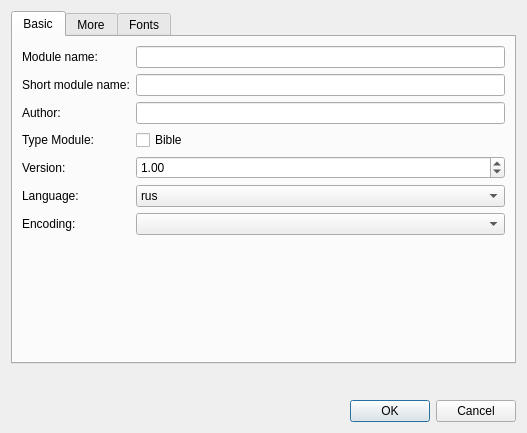
<?xml version="1.0" encoding="UTF-8"?>
<ui version="4.0">
 <class>ProjectProperty</class>
 <widget class="QDialog" name="ProjectProperty">
  <property name="windowModality">
   <enum>Qt::WindowModal</enum>
  </property>
  <property name="geometry">
   <rect>
    <x>0</x>
    <y>0</y>
    <width>527</width>
    <height>433</height>
   </rect>
  </property>
  <property name="windowTitle">
   <string>Project property</string>
  </property>
  <layout class="QGridLayout" name="gridLayout_2">
   <item row="0" column="0" colspan="2">
    <widget class="QTabWidget" name="tabWidget">
     <property name="currentIndex">
      <number>0</number>
     </property>
     <widget class="QWidget" name="tabBasic">
      <attribute name="title">
       <string>Basic</string>
      </attribute>
      <layout class="QGridLayout" name="gridLayout_3">
       <item row="0" column="0">
        <widget class="QLabel" name="sModuleName">
         <property name="text">
          <string>Module name:</string>
         </property>
        </widget>
       </item>
       <item row="0" column="2">
        <widget class="QLineEdit" name="LEBibleName"/>
       </item>
       <item row="1" column="0" colspan="2">
        <widget class="QLabel" name="sShortName">
         <property name="text">
          <string>Short module name:</string>
         </property>
        </widget>
       </item>
       <item row="1" column="2">
        <widget class="QLineEdit" name="LEBibleShortName">
         <property name="maxLength">
          <number>15</number>
         </property>
        </widget>
       </item>
       <item row="2" column="0">
        <widget class="QLabel" name="sAuthor">
         <property name="text">
          <string>Author:</string>
         </property>
        </widget>
       </item>
       <item row="2" column="2">
        <widget class="QLineEdit" name="LECopyright"/>
       </item>
       <item row="3" column="0">
        <widget class="QLabel" name="sTypeModule">
         <property name="text">
          <string>Type Module:</string>
         </property>
        </widget>
       </item>
       <item row="3" column="2">
        <widget class="QCheckBox" name="cbmoduleType">
         <property name="enabled">
          <bool>true</bool>
         </property>
         <property name="layoutDirection">
          <enum>Qt::LeftToRight</enum>
         </property>
         <property name="text">
          <string>Bible</string>
         </property>
         <property name="checked">
          <bool>false</bool>
         </property>
        </widget>
       </item>
       <item row="4" column="0">
        <widget class="QLabel" name="sVersion">
         <property name="text">
          <string>Version:</string>
         </property>
        </widget>
       </item>
       <item row="4" column="2">
        <widget class="QDoubleSpinBox" name="doubleSpinBoxVersion">
         <property name="maximum">
          <double>150.000000000000000</double>
         </property>
         <property name="value">
          <double>1.000000000000000</double>
         </property>
        </widget>
       </item>
       <item row="5" column="0">
        <widget class="QLabel" name="sLanguage">
         <property name="text">
          <string>Language:</string>
         </property>
        </widget>
       </item>
       <item row="5" column="2">
        <widget class="QComboBox" name="comBLanguage">
         <item>
          <property name="text">
           <string>rus</string>
          </property>
         </item>
         <item>
          <property name="text">
           <string>eng</string>
          </property>
         </item>
         <item>
          <property name="text">
           <string>ukr</string>
          </property>
         </item>
        </widget>
       </item>
       <item row="6" column="0">
        <widget class="QLabel" name="sEncoding">
         <property name="text">
          <string>Encoding:</string>
         </property>
        </widget>
       </item>
       <item row="6" column="2">
        <widget class="QComboBox" name="comBEncoding"/>
       </item>
       <item row="7" column="1">
        <spacer name="verticalSpacer">
         <property name="orientation">
          <enum>Qt::Vertical</enum>
         </property>
         <property name="sizeHint" stdset="0">
          <size>
           <width>20</width>
           <height>110</height>
          </size>
         </property>
        </spacer>
       </item>
      </layout>
     </widget>
     <widget class="QWidget" name="tabMore">
      <attribute name="title">
       <string>More</string>
      </attribute>
      <layout class="QGridLayout" name="gridLayout">
       <item row="0" column="0">
        <widget class="QLabel" name="label">
         <property name="text">
          <string>In module:</string>
         </property>
        </widget>
       </item>
       <item row="0" column="1">
        <widget class="QCheckBox" name="cbOldTestament">
         <property name="text">
          <string>Old Testament</string>
         </property>
        </widget>
       </item>
       <item row="1" column="1">
        <widget class="QCheckBox" name="cbNewTestament">
         <property name="text">
          <string>New Testament</string>
         </property>
        </widget>
       </item>
       <item row="2" column="1">
        <widget class="QCheckBox" name="cbApocrypha">
         <property name="text">
          <string>Apocrypha</string>
         </property>
        </widget>
       </item>
       <item row="3" column="1">
        <widget class="QCheckBox" name="cbChapterZero">
         <property name="text">
          <string>Chapter zero</string>
         </property>
        </widget>
       </item>
       <item row="4" column="1">
        <layout class="QHBoxLayout" name="horizontalLayout_3">
         <item>
          <widget class="QCheckBox" name="cbStrongNumber">
           <property name="layoutDirection">
            <enum>Qt::LeftToRight</enum>
           </property>
           <property name="text">
            <string>Strong numbers</string>
           </property>
          </widget>
         </item>
         <item>
          <layout class="QHBoxLayout" name="horizontalLayout">
           <item>
            <widget class="QLineEdit" name="LEStrongDir"/>
           </item>
           <item>
            <widget class="QPushButton" name="pushButtonStrongDir">
             <property name="text">
              <string/>
             </property>
            </widget>
           </item>
          </layout>
         </item>
        </layout>
       </item>
       <item row="5" column="1">
        <layout class="QHBoxLayout" name="horizontalLayout_4">
         <item>
          <widget class="QCheckBox" name="cbSound">
           <property name="text">
            <string>Sound</string>
           </property>
          </widget>
         </item>
         <item>
          <layout class="QHBoxLayout" name="horizontalLayout_2">
           <item>
            <widget class="QLineEdit" name="LESoundDir"/>
           </item>
           <item>
            <widget class="QPushButton" name="pushButtonSoundDir">
             <property name="text">
              <string/>
             </property>
            </widget>
           </item>
          </layout>
         </item>
        </layout>
       </item>
       <item row="6" column="1">
        <widget class="QCheckBox" name="cbNoForcedLineBreaks">
         <property name="text">
          <string>Noforced line breaks</string>
         </property>
        </widget>
       </item>
       <item row="7" column="0" colspan="2">
        <widget class="QSplitter" name="splitter_7">
         <property name="orientation">
          <enum>Qt::Vertical</enum>
         </property>
         <widget class="QSplitter" name="splitter_6">
          <property name="orientation">
           <enum>Qt::Horizontal</enum>
          </property>
          <widget class="QCheckBox" name="cbUseChapterHead">
           <property name="layoutDirection">
            <enum>Qt::LeftToRight</enum>
           </property>
           <property name="text">
            <string>Use chapter head</string>
           </property>
          </widget>
          <widget class="QCheckBox" name="cbUseRightAlignment">
           <property name="text">
            <string>Use right alignment</string>
           </property>
          </widget>
         </widget>
         <widget class="QCheckBox" name="cbEnglishPsalms">
          <property name="layoutDirection">
           <enum>Qt::LeftToRight</enum>
          </property>
          <property name="text">
           <string>English Psalms</string>
          </property>
         </widget>
        </widget>
       </item>
       <item row="8" column="0">
        <widget class="QLabel" name="sCategories">
         <property name="text">
          <string>Categories:</string>
         </property>
        </widget>
       </item>
       <item row="8" column="1">
        <widget class="QLineEdit" name="LECategories"/>
       </item>
       <item row="9" column="0">
        <widget class="QLabel" name="label_2">
         <property name="text">
          <string>Html filter:</string>
         </property>
        </widget>
       </item>
       <item row="9" column="1">
        <widget class="QLineEdit" name="LEHtmlFilter"/>
       </item>
       <item row="10" column="1">
        <spacer name="verticalSpacer_3">
         <property name="orientation">
          <enum>Qt::Vertical</enum>
         </property>
         <property name="sizeHint" stdset="0">
          <size>
           <width>20</width>
           <height>0</height>
          </size>
         </property>
        </spacer>
       </item>
      </layout>
     </widget>
     <widget class="QWidget" name="tab">
      <attribute name="title">
       <string>Fonts</string>
      </attribute>
      <layout class="QGridLayout" name="gridLayout_4">
       <item row="0" column="0">
        <widget class="QLabel" name="sInstallFonts">
         <property name="text">
          <string>Install fonts:</string>
         </property>
        </widget>
       </item>
       <item row="0" column="2">
        <widget class="QLineEdit" name="LEInstallFonts"/>
       </item>
       <item row="1" column="0" colspan="2">
        <widget class="QLabel" name="sDesiredfontName">
         <property name="text">
          <string>Desired font name:</string>
         </property>
        </widget>
       </item>
       <item row="1" column="2">
        <widget class="QLineEdit" name="LEDesiredFontName"/>
       </item>
       <item row="2" column="0">
        <widget class="QLabel" name="sDesiredFontPath">
         <property name="text">
          <string>Desired font path:</string>
         </property>
        </widget>
       </item>
       <item row="2" column="2">
        <widget class="QLineEdit" name="LEDesiredFontPath"/>
       </item>
       <item row="3" column="0">
        <widget class="QLabel" name="sDesiredUIfont">
         <property name="text">
          <string>Desired UI font:</string>
         </property>
        </widget>
       </item>
       <item row="3" column="2">
        <widget class="QLineEdit" name="LEDesiredUIFont"/>
       </item>
       <item row="4" column="1" colspan="2">
        <spacer name="verticalSpacer_2">
         <property name="orientation">
          <enum>Qt::Vertical</enum>
         </property>
         <property name="sizeHint" stdset="0">
          <size>
           <width>20</width>
           <height>199</height>
          </size>
         </property>
        </spacer>
       </item>
      </layout>
     </widget>
    </widget>
   </item>
   <item row="1" column="0">
    <spacer name="verticalSpacer_4">
     <property name="orientation">
      <enum>Qt::Vertical</enum>
     </property>
     <property name="sizeHint" stdset="0">
      <size>
       <width>20</width>
       <height>0</height>
      </size>
     </property>
    </spacer>
   </item>
   <item row="2" column="1">
    <widget class="QDialogButtonBox" name="buttonBox">
     <property name="orientation">
      <enum>Qt::Horizontal</enum>
     </property>
     <property name="standardButtons">
      <set>QDialogButtonBox::Cancel|QDialogButtonBox::Ok</set>
     </property>
    </widget>
   </item>
  </layout>
 </widget>
 <tabstops>
  <tabstop>buttonBox</tabstop>
 </tabstops>
 <resources/>
 <connections>
  <connection>
   <sender>buttonBox</sender>
   <signal>accepted()</signal>
   <receiver>ProjectProperty</receiver>
   <slot>accept()</slot>
   <hints>
    <hint type="sourcelabel">
     <x>248</x>
     <y>254</y>
    </hint>
    <hint type="destinationlabel">
     <x>157</x>
     <y>274</y>
    </hint>
   </hints>
  </connection>
  <connection>
   <sender>buttonBox</sender>
   <signal>rejected()</signal>
   <receiver>ProjectProperty</receiver>
   <slot>reject()</slot>
   <hints>
    <hint type="sourcelabel">
     <x>316</x>
     <y>260</y>
    </hint>
    <hint type="destinationlabel">
     <x>286</x>
     <y>274</y>
    </hint>
   </hints>
  </connection>
 </connections>
</ui>
